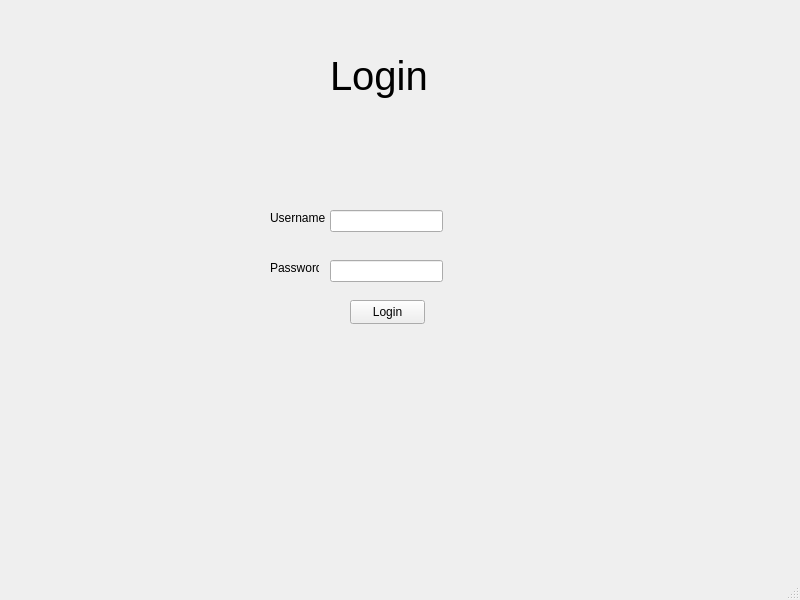
<?xml version="1.0" encoding="UTF-8"?>
<ui version="4.0">
 <class>MainWindow</class>
 <widget class="QMainWindow" name="MainWindow">
  <property name="geometry">
   <rect>
    <x>0</x>
    <y>0</y>
    <width>800</width>
    <height>600</height>
   </rect>
  </property>
  <property name="windowTitle">
   <string>MainWindow</string>
  </property>
  <widget class="QWidget" name="centralwidget">
   <widget class="QLineEdit" name="usernameInput">
    <property name="geometry">
     <rect>
      <x>330</x>
      <y>210</y>
      <width>113</width>
      <height>22</height>
     </rect>
    </property>
   </widget>
   <widget class="QLineEdit" name="passwordInput">
    <property name="geometry">
     <rect>
      <x>330</x>
      <y>260</y>
      <width>113</width>
      <height>22</height>
     </rect>
    </property>
   </widget>
   <widget class="QPushButton" name="loginButton">
    <property name="geometry">
     <rect>
      <x>350</x>
      <y>300</y>
      <width>75</width>
      <height>24</height>
     </rect>
    </property>
    <property name="text">
     <string>Login</string>
    </property>
   </widget>
   <widget class="QLabel" name="passwordText">
    <property name="geometry">
     <rect>
      <x>270</x>
      <y>260</y>
      <width>49</width>
      <height>16</height>
     </rect>
    </property>
    <property name="text">
     <string>Password</string>
    </property>
   </widget>
   <widget class="QLabel" name="usernameText">
    <property name="geometry">
     <rect>
      <x>270</x>
      <y>210</y>
      <width>61</width>
      <height>16</height>
     </rect>
    </property>
    <property name="text">
     <string>Username</string>
    </property>
   </widget>
   <widget class="QLabel" name="pageTitle">
    <property name="geometry">
     <rect>
      <x>330</x>
      <y>40</y>
      <width>101</width>
      <height>71</height>
     </rect>
    </property>
    <property name="font">
     <font>
      <pointsize>30</pointsize>
     </font>
    </property>
    <property name="text">
     <string>Login</string>
    </property>
   </widget>
  </widget>
  <widget class="QMenuBar" name="menubar">
   <property name="geometry">
    <rect>
     <x>0</x>
     <y>0</y>
     <width>800</width>
     <height>22</height>
    </rect>
   </property>
  </widget>
  <widget class="QStatusBar" name="statusbar"/>
 </widget>
 <resources/>
 <connections/>
</ui>
